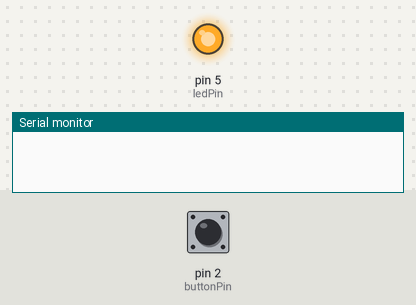
Simulated run of this sketch. Board: Arduino Uno, built with avr-gcc and run on an emulated ATmega328P. On the bench: output pins drawn as LEDs (lit = HIGH), the last lines printed to the serial monitor. Inputs (shaded band) come from the test bench; at power-on: pin 2 (buttonPin) HIGH.

Above: at 1.2 s.
1.3 s: pin 2 (buttonPin) pulled LOW for 3.2 s
At 3.7 s:
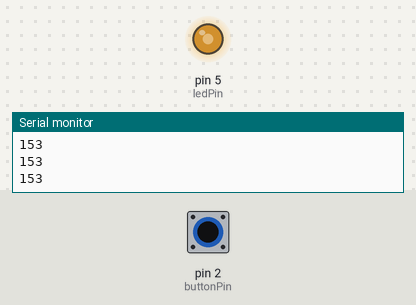
6.0 s: pin 2 (buttonPin) pulled LOW for 0.15 s
At 6.9 s:
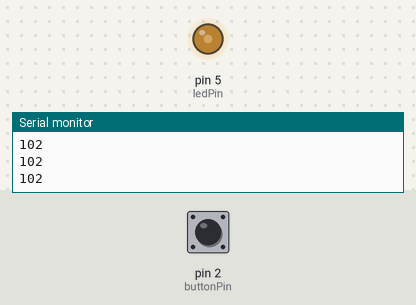
7.6 s: pin 2 (buttonPin) pulled LOW for 1 s
At 8.1 s:
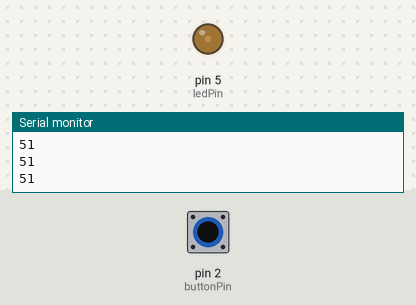
10.1 s: pin 2 (buttonPin) pulled LOW for 0.15 s
At 11.2 s:
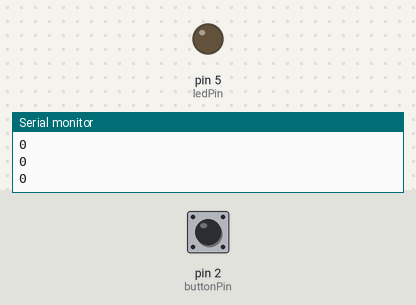
Timing chart, 0 to 12.7 s (numbered marks = the images above; inputs shaded):
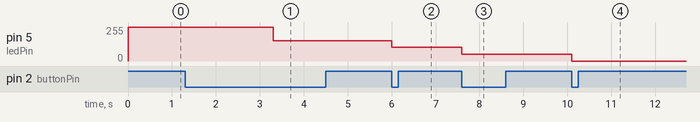

The sketch:

_11__.ino
```cpp
int ledPin = 5; //LED
const int buttonPin = 2;
int buttonState; //按钮状态
int ledValue = 255;
const int add=51;

unsigned long lastDebounceTime = 0;  //按下时间
unsigned long debounceDelay=2000;

bool buttonPress = false; // 记录按钮是否已经被按下
bool on=false;// 记录LED灯的状态
bool record=false;
bool lit_add=false;//灯是否变化

void setup() {
  pinMode(ledPin, OUTPUT);
  pinMode(buttonPin, INPUT_PULLUP);
  Serial.begin(9600);//端口检测

}
void adding()
{

    if (lit_add==false)
    {
      if (ledValue -add<0)
      { Serial.println(1111);//检测
        ledValue =204;
        lit_add=true;
      }
      else{
        Serial.println(2222);//检测
        ledValue-=add;
        lit_add=true;
      }

    }
    Serial.println(ledValue);
}

void loop()
{
  buttonState=digitalRead(buttonPin);
  if(buttonState==LOW)//一次按下开关
  {

    if (buttonPress==false)//未按下状态
    {
      lastDebounceTime=millis();
    }
    buttonPress=true;//已经记录开始时间


    if (millis()-lastDebounceTime>debounceDelay && record==false)//长按3s
    {
      //Serial.println(on);
      if (on==false)
      {
        ledValue=204;
      }
      else
      {
        ledValue=255;
      }
      on=!on;//开关灯
      record=true;
    }
    else{
       if (on==true)
        {
          adding();
        }
    }


  }
  if (buttonState==HIGH && on == false)//关灯状态
  {
    ledValue=255;
    buttonPress = false;
    record=false;
    lit_add=false;
  }
  if (buttonState==HIGH && on == true)//一次开灯后
  {
    //ledValue=153;
    buttonPress = false;
    record=false;
    lit_add=false;

  }
  analogWrite(ledPin,ledValue);
//Serial.println(buttonPress);

}
```

Measured:
- after the input at 1.3 s, pin 5 (ledPin): 255/255 → 153/255 after 2.0 s
- after the input at 6.0 s, pin 5 (ledPin): 153/255 → 102/255 at once
- after the input at 7.6 s, pin 5 (ledPin): 102/255 → 51/255 at once
- after the input at 10.1 s, pin 5 (ledPin): 51/255 → 0/255 at once
